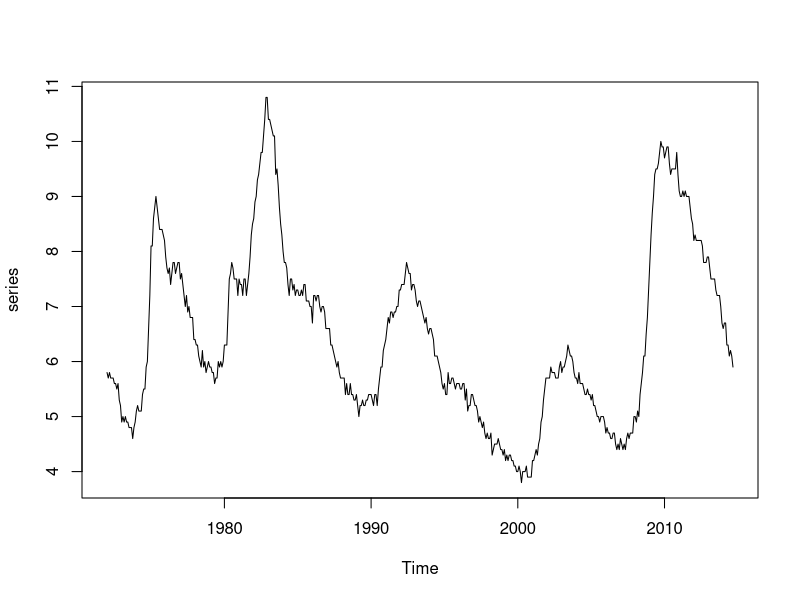
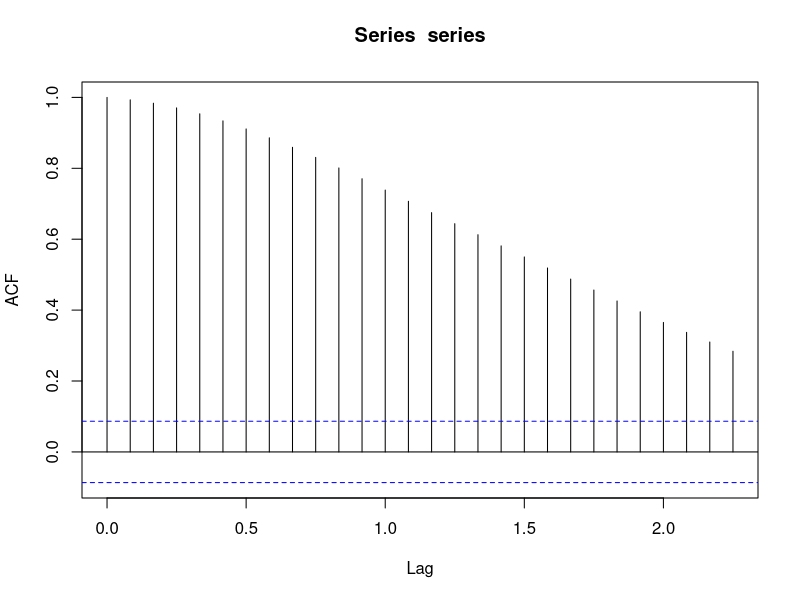

These figures' R source, in order:
library(zoo)
library(tseries)
df <- read.csv("webwork/file1d174cf8d84.csv")

# get df info so that we can make the tseries
tail(df)
series <- ts(df$Value, 
        start = c(1972, 1), 
        #  end = c(2014, 9),
        frequency = 12)
length(series)
nrow(df)
plot(series)

###### QUESTION 2.1 #########

acf_result = acf(series)
# extract autocorrelation coefficient 1
r1 = acf_result$acf[2]
r1

